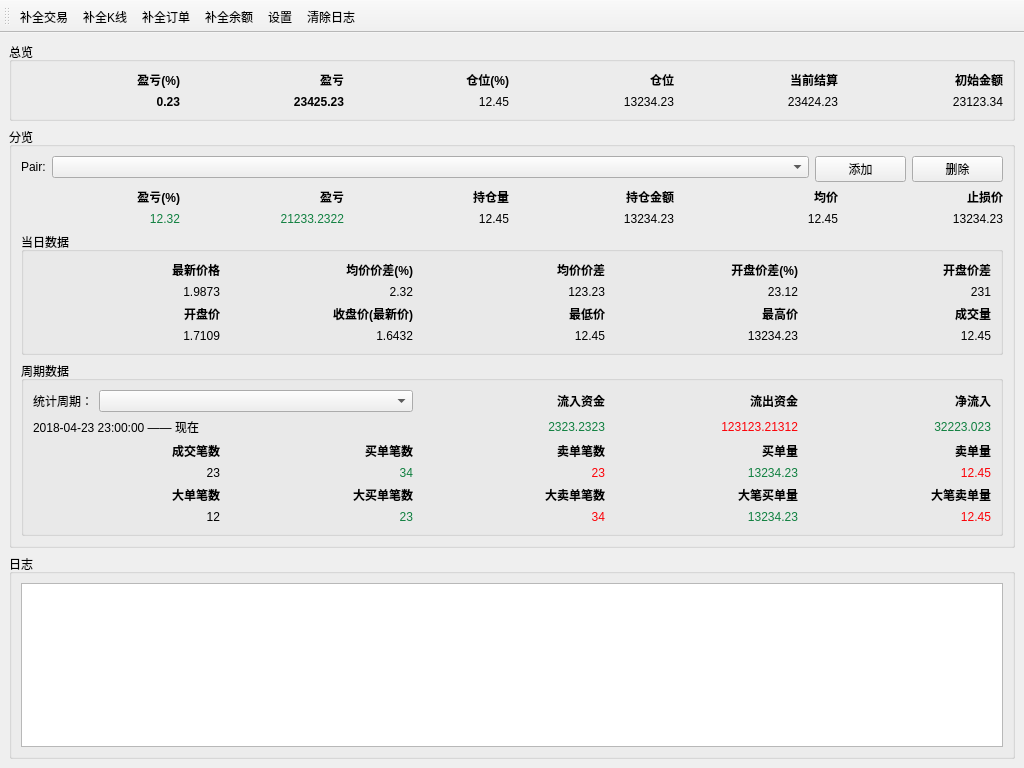
<?xml version="1.0" encoding="UTF-8"?>
<ui version="4.0">
 <class>MainWindow</class>
 <widget class="QMainWindow" name="MainWindow">
  <property name="geometry">
   <rect>
    <x>0</x>
    <y>0</y>
    <width>1024</width>
    <height>768</height>
   </rect>
  </property>
  <property name="windowTitle">
   <string>OKEx Dashboard</string>
  </property>
  <widget class="QWidget" name="centralwidget">
   <layout class="QVBoxLayout" name="verticalLayout_3">
    <item>
     <widget class="QGroupBox" name="groupBox">
      <property name="title">
       <string>总览</string>
      </property>
      <layout class="QHBoxLayout" name="horizontalLayout_5">
       <item>
        <layout class="QGridLayout" name="gridLayout">
         <item row="0" column="0">
          <widget class="QLabel" name="label_6">
           <property name="font">
            <font>
             <weight>75</weight>
             <bold>true</bold>
            </font>
           </property>
           <property name="text">
            <string>盈亏(%)</string>
           </property>
           <property name="alignment">
            <set>Qt::AlignRight|Qt::AlignTrailing|Qt::AlignVCenter</set>
           </property>
          </widget>
         </item>
         <item row="0" column="1">
          <widget class="QLabel" name="label_5">
           <property name="font">
            <font>
             <weight>75</weight>
             <bold>true</bold>
            </font>
           </property>
           <property name="text">
            <string>盈亏</string>
           </property>
           <property name="alignment">
            <set>Qt::AlignRight|Qt::AlignTrailing|Qt::AlignVCenter</set>
           </property>
          </widget>
         </item>
         <item row="0" column="2">
          <widget class="QLabel" name="label_2">
           <property name="font">
            <font>
             <weight>75</weight>
             <bold>true</bold>
            </font>
           </property>
           <property name="text">
            <string>仓位(%)</string>
           </property>
           <property name="alignment">
            <set>Qt::AlignRight|Qt::AlignTrailing|Qt::AlignVCenter</set>
           </property>
          </widget>
         </item>
         <item row="0" column="3">
          <widget class="QLabel" name="label">
           <property name="font">
            <font>
             <weight>75</weight>
             <bold>true</bold>
            </font>
           </property>
           <property name="text">
            <string>仓位</string>
           </property>
           <property name="alignment">
            <set>Qt::AlignRight|Qt::AlignTrailing|Qt::AlignVCenter</set>
           </property>
          </widget>
         </item>
         <item row="0" column="4">
          <widget class="QLabel" name="label_4">
           <property name="font">
            <font>
             <weight>75</weight>
             <bold>true</bold>
            </font>
           </property>
           <property name="text">
            <string>当前结算</string>
           </property>
           <property name="alignment">
            <set>Qt::AlignRight|Qt::AlignTrailing|Qt::AlignVCenter</set>
           </property>
          </widget>
         </item>
         <item row="0" column="5">
          <widget class="QLabel" name="label_3">
           <property name="font">
            <font>
             <weight>75</weight>
             <bold>true</bold>
            </font>
           </property>
           <property name="text">
            <string>初始金额</string>
           </property>
           <property name="alignment">
            <set>Qt::AlignRight|Qt::AlignTrailing|Qt::AlignVCenter</set>
           </property>
          </widget>
         </item>
         <item row="1" column="0">
          <widget class="QLabel" name="total_profit_percent_label">
           <property name="font">
            <font>
             <weight>75</weight>
             <bold>true</bold>
            </font>
           </property>
           <property name="text">
            <string>0.23</string>
           </property>
           <property name="alignment">
            <set>Qt::AlignRight|Qt::AlignTrailing|Qt::AlignVCenter</set>
           </property>
          </widget>
         </item>
         <item row="1" column="1">
          <widget class="QLabel" name="total_profit_usdt_label">
           <property name="font">
            <font>
             <weight>75</weight>
             <bold>true</bold>
            </font>
           </property>
           <property name="text">
            <string>23425.23</string>
           </property>
           <property name="alignment">
            <set>Qt::AlignRight|Qt::AlignTrailing|Qt::AlignVCenter</set>
           </property>
          </widget>
         </item>
         <item row="1" column="2">
          <widget class="QLabel" name="total_position_percent_label">
           <property name="text">
            <string>12.45</string>
           </property>
           <property name="alignment">
            <set>Qt::AlignRight|Qt::AlignTrailing|Qt::AlignVCenter</set>
           </property>
          </widget>
         </item>
         <item row="1" column="3">
          <widget class="QLabel" name="total_postion_usdt_label">
           <property name="text">
            <string>13234.23</string>
           </property>
           <property name="alignment">
            <set>Qt::AlignRight|Qt::AlignTrailing|Qt::AlignVCenter</set>
           </property>
          </widget>
         </item>
         <item row="1" column="4">
          <widget class="QLabel" name="total_settle_label">
           <property name="text">
            <string>23424.23</string>
           </property>
           <property name="alignment">
            <set>Qt::AlignRight|Qt::AlignTrailing|Qt::AlignVCenter</set>
           </property>
          </widget>
         </item>
         <item row="1" column="5">
          <widget class="QLabel" name="init_balance_label">
           <property name="text">
            <string>23123.34</string>
           </property>
           <property name="alignment">
            <set>Qt::AlignRight|Qt::AlignTrailing|Qt::AlignVCenter</set>
           </property>
          </widget>
         </item>
        </layout>
       </item>
      </layout>
     </widget>
    </item>
    <item>
     <widget class="QGroupBox" name="groupBox_2">
      <property name="title">
       <string>分览</string>
      </property>
      <layout class="QVBoxLayout" name="verticalLayout">
       <item>
        <layout class="QHBoxLayout" name="horizontalLayout">
         <item>
          <layout class="QFormLayout" name="formLayout">
           <property name="sizeConstraint">
            <enum>QLayout::SetMinimumSize</enum>
           </property>
           <item row="0" column="0">
            <widget class="QLabel" name="pairLabel_2">
             <property name="text">
              <string>Pair:</string>
             </property>
            </widget>
           </item>
           <item row="0" column="1">
            <widget class="QComboBox" name="pair_combobox"/>
           </item>
          </layout>
         </item>
         <item>
          <widget class="QPushButton" name="add_pair_button">
           <property name="minimumSize">
            <size>
             <width>91</width>
             <height>0</height>
            </size>
           </property>
           <property name="maximumSize">
            <size>
             <width>91</width>
             <height>16777215</height>
            </size>
           </property>
           <property name="text">
            <string>添加</string>
           </property>
          </widget>
         </item>
         <item>
          <widget class="QPushButton" name="remove_pair_button">
           <property name="maximumSize">
            <size>
             <width>91</width>
             <height>16777215</height>
            </size>
           </property>
           <property name="text">
            <string>删除</string>
           </property>
          </widget>
         </item>
        </layout>
       </item>
       <item>
        <layout class="QGridLayout" name="gridLayout_2">
         <item row="0" column="0">
          <widget class="QLabel" name="label_22">
           <property name="font">
            <font>
             <weight>75</weight>
             <bold>true</bold>
            </font>
           </property>
           <property name="text">
            <string>盈亏(%)</string>
           </property>
           <property name="alignment">
            <set>Qt::AlignRight|Qt::AlignTrailing|Qt::AlignVCenter</set>
           </property>
          </widget>
         </item>
         <item row="0" column="1">
          <widget class="QLabel" name="label_23">
           <property name="font">
            <font>
             <weight>75</weight>
             <bold>true</bold>
            </font>
           </property>
           <property name="text">
            <string>盈亏</string>
           </property>
           <property name="alignment">
            <set>Qt::AlignRight|Qt::AlignTrailing|Qt::AlignVCenter</set>
           </property>
          </widget>
         </item>
         <item row="0" column="2">
          <widget class="QLabel" name="label_14">
           <property name="font">
            <font>
             <weight>75</weight>
             <bold>true</bold>
            </font>
           </property>
           <property name="text">
            <string>持仓量</string>
           </property>
           <property name="alignment">
            <set>Qt::AlignRight|Qt::AlignTrailing|Qt::AlignVCenter</set>
           </property>
          </widget>
         </item>
         <item row="0" column="3">
          <widget class="QLabel" name="label_15">
           <property name="font">
            <font>
             <weight>75</weight>
             <bold>true</bold>
            </font>
           </property>
           <property name="text">
            <string>持仓金额</string>
           </property>
           <property name="alignment">
            <set>Qt::AlignRight|Qt::AlignTrailing|Qt::AlignVCenter</set>
           </property>
          </widget>
         </item>
         <item row="0" column="4">
          <widget class="QLabel" name="label_18">
           <property name="font">
            <font>
             <weight>75</weight>
             <bold>true</bold>
            </font>
           </property>
           <property name="text">
            <string>均价</string>
           </property>
           <property name="alignment">
            <set>Qt::AlignRight|Qt::AlignTrailing|Qt::AlignVCenter</set>
           </property>
          </widget>
         </item>
         <item row="0" column="5">
          <widget class="QLabel" name="label_19">
           <property name="font">
            <font>
             <weight>75</weight>
             <bold>true</bold>
            </font>
           </property>
           <property name="text">
            <string>止损价</string>
           </property>
           <property name="alignment">
            <set>Qt::AlignRight|Qt::AlignTrailing|Qt::AlignVCenter</set>
           </property>
          </widget>
         </item>
         <item row="1" column="0">
          <widget class="QLabel" name="coin_profit_percent_label">
           <property name="styleSheet">
            <string notr="true">color: rgb(16, 128, 64);</string>
           </property>
           <property name="text">
            <string>12.32</string>
           </property>
           <property name="alignment">
            <set>Qt::AlignRight|Qt::AlignTrailing|Qt::AlignVCenter</set>
           </property>
          </widget>
         </item>
         <item row="1" column="1">
          <widget class="QLabel" name="coin_profit_usdt_label">
           <property name="styleSheet">
            <string notr="true">color: rgb(16, 128, 64);</string>
           </property>
           <property name="text">
            <string>21233.2322</string>
           </property>
           <property name="alignment">
            <set>Qt::AlignRight|Qt::AlignTrailing|Qt::AlignVCenter</set>
           </property>
          </widget>
         </item>
         <item row="1" column="2">
          <widget class="QLabel" name="coin_position_amount_label">
           <property name="text">
            <string>12.45</string>
           </property>
           <property name="alignment">
            <set>Qt::AlignRight|Qt::AlignTrailing|Qt::AlignVCenter</set>
           </property>
          </widget>
         </item>
         <item row="1" column="3">
          <widget class="QLabel" name="coin_position_usdt_label">
           <property name="text">
            <string>13234.23</string>
           </property>
           <property name="alignment">
            <set>Qt::AlignRight|Qt::AlignTrailing|Qt::AlignVCenter</set>
           </property>
          </widget>
         </item>
         <item row="1" column="4">
          <widget class="QLabel" name="coin_average_label">
           <property name="text">
            <string>12.45</string>
           </property>
           <property name="alignment">
            <set>Qt::AlignRight|Qt::AlignTrailing|Qt::AlignVCenter</set>
           </property>
          </widget>
         </item>
         <item row="1" column="5">
          <widget class="QLabel" name="coin_stop_loss_label">
           <property name="text">
            <string>13234.23</string>
           </property>
           <property name="alignment">
            <set>Qt::AlignRight|Qt::AlignTrailing|Qt::AlignVCenter</set>
           </property>
          </widget>
         </item>
        </layout>
       </item>
       <item>
        <widget class="QGroupBox" name="groupBox_6">
         <property name="title">
          <string>当日数据</string>
         </property>
         <layout class="QHBoxLayout" name="horizontalLayout_4">
          <item>
           <layout class="QGridLayout" name="gridLayout_4">
            <item row="3" column="4">
             <widget class="QLabel" name="coin_vol_label">
              <property name="text">
               <string>12.45</string>
              </property>
              <property name="alignment">
               <set>Qt::AlignRight|Qt::AlignTrailing|Qt::AlignVCenter</set>
              </property>
             </widget>
            </item>
            <item row="3" column="3">
             <widget class="QLabel" name="coin_highest_label">
              <property name="text">
               <string>13234.23</string>
              </property>
              <property name="alignment">
               <set>Qt::AlignRight|Qt::AlignTrailing|Qt::AlignVCenter</set>
              </property>
             </widget>
            </item>
            <item row="2" column="1">
             <widget class="QLabel" name="label_82">
              <property name="font">
               <font>
                <weight>75</weight>
                <bold>true</bold>
               </font>
              </property>
              <property name="text">
               <string>收盘价(最新价)</string>
              </property>
              <property name="alignment">
               <set>Qt::AlignRight|Qt::AlignTrailing|Qt::AlignVCenter</set>
              </property>
             </widget>
            </item>
            <item row="2" column="4">
             <widget class="QLabel" name="label_85">
              <property name="font">
               <font>
                <weight>75</weight>
                <bold>true</bold>
               </font>
              </property>
              <property name="text">
               <string>成交量</string>
              </property>
              <property name="alignment">
               <set>Qt::AlignRight|Qt::AlignTrailing|Qt::AlignVCenter</set>
              </property>
             </widget>
            </item>
            <item row="3" column="0">
             <widget class="QLabel" name="coin_open_label">
              <property name="text">
               <string>1.7109</string>
              </property>
              <property name="alignment">
               <set>Qt::AlignRight|Qt::AlignTrailing|Qt::AlignVCenter</set>
              </property>
             </widget>
            </item>
            <item row="3" column="1">
             <widget class="QLabel" name="coin_close_label">
              <property name="text">
               <string>1.6432</string>
              </property>
              <property name="alignment">
               <set>Qt::AlignRight|Qt::AlignTrailing|Qt::AlignVCenter</set>
              </property>
             </widget>
            </item>
            <item row="2" column="3">
             <widget class="QLabel" name="label_84">
              <property name="font">
               <font>
                <weight>75</weight>
                <bold>true</bold>
               </font>
              </property>
              <property name="text">
               <string>最高价</string>
              </property>
              <property name="alignment">
               <set>Qt::AlignRight|Qt::AlignTrailing|Qt::AlignVCenter</set>
              </property>
             </widget>
            </item>
            <item row="2" column="2">
             <widget class="QLabel" name="label_83">
              <property name="font">
               <font>
                <weight>75</weight>
                <bold>true</bold>
               </font>
              </property>
              <property name="text">
               <string>最低价</string>
              </property>
              <property name="alignment">
               <set>Qt::AlignRight|Qt::AlignTrailing|Qt::AlignVCenter</set>
              </property>
             </widget>
            </item>
            <item row="1" column="2">
             <widget class="QLabel" name="coin_avg_diff_usdt_label">
              <property name="text">
               <string>123.23</string>
              </property>
              <property name="alignment">
               <set>Qt::AlignRight|Qt::AlignTrailing|Qt::AlignVCenter</set>
              </property>
             </widget>
            </item>
            <item row="1" column="3">
             <widget class="QLabel" name="coin_open_diff_percent_label">
              <property name="text">
               <string>23.12</string>
              </property>
              <property name="alignment">
               <set>Qt::AlignRight|Qt::AlignTrailing|Qt::AlignVCenter</set>
              </property>
             </widget>
            </item>
            <item row="0" column="3">
             <widget class="QLabel" name="label_74">
              <property name="font">
               <font>
                <weight>75</weight>
                <bold>true</bold>
               </font>
              </property>
              <property name="text">
               <string>开盘价差(%)</string>
              </property>
              <property name="alignment">
               <set>Qt::AlignRight|Qt::AlignTrailing|Qt::AlignVCenter</set>
              </property>
             </widget>
            </item>
            <item row="1" column="4">
             <widget class="QLabel" name="coin_open_diff_usdt_label">
              <property name="text">
               <string>231</string>
              </property>
              <property name="alignment">
               <set>Qt::AlignRight|Qt::AlignTrailing|Qt::AlignVCenter</set>
              </property>
             </widget>
            </item>
            <item row="0" column="2">
             <widget class="QLabel" name="label_73">
              <property name="font">
               <font>
                <weight>75</weight>
                <bold>true</bold>
               </font>
              </property>
              <property name="text">
               <string>均价价差</string>
              </property>
              <property name="alignment">
               <set>Qt::AlignRight|Qt::AlignTrailing|Qt::AlignVCenter</set>
              </property>
             </widget>
            </item>
            <item row="0" column="0">
             <widget class="QLabel" name="label_71">
              <property name="font">
               <font>
                <weight>75</weight>
                <bold>true</bold>
               </font>
              </property>
              <property name="text">
               <string>最新价格</string>
              </property>
              <property name="alignment">
               <set>Qt::AlignRight|Qt::AlignTrailing|Qt::AlignVCenter</set>
              </property>
             </widget>
            </item>
            <item row="2" column="0">
             <widget class="QLabel" name="label_81">
              <property name="font">
               <font>
                <weight>75</weight>
                <bold>true</bold>
               </font>
              </property>
              <property name="text">
               <string>开盘价</string>
              </property>
              <property name="alignment">
               <set>Qt::AlignRight|Qt::AlignTrailing|Qt::AlignVCenter</set>
              </property>
             </widget>
            </item>
            <item row="0" column="4">
             <widget class="QLabel" name="label_75">
              <property name="font">
               <font>
                <weight>75</weight>
                <bold>true</bold>
               </font>
              </property>
              <property name="text">
               <string>开盘价差</string>
              </property>
              <property name="alignment">
               <set>Qt::AlignRight|Qt::AlignTrailing|Qt::AlignVCenter</set>
              </property>
             </widget>
            </item>
            <item row="1" column="0">
             <widget class="QLabel" name="coin_ticker_price_label">
              <property name="text">
               <string>1.9873</string>
              </property>
              <property name="alignment">
               <set>Qt::AlignRight|Qt::AlignTrailing|Qt::AlignVCenter</set>
              </property>
             </widget>
            </item>
            <item row="1" column="1">
             <widget class="QLabel" name="coin_avg_diff_percent_label">
              <property name="text">
               <string>2.32</string>
              </property>
              <property name="alignment">
               <set>Qt::AlignRight|Qt::AlignTrailing|Qt::AlignVCenter</set>
              </property>
             </widget>
            </item>
            <item row="0" column="1">
             <widget class="QLabel" name="label_72">
              <property name="font">
               <font>
                <weight>75</weight>
                <bold>true</bold>
               </font>
              </property>
              <property name="text">
               <string>均价价差(%)</string>
              </property>
              <property name="alignment">
               <set>Qt::AlignRight|Qt::AlignTrailing|Qt::AlignVCenter</set>
              </property>
             </widget>
            </item>
            <item row="3" column="2">
             <widget class="QLabel" name="coin_lowest_label">
              <property name="text">
               <string>12.45</string>
              </property>
              <property name="alignment">
               <set>Qt::AlignRight|Qt::AlignTrailing|Qt::AlignVCenter</set>
              </property>
             </widget>
            </item>
           </layout>
          </item>
         </layout>
        </widget>
       </item>
       <item>
        <widget class="QGroupBox" name="groupBox_5">
         <property name="title">
          <string>周期数据</string>
         </property>
         <layout class="QHBoxLayout" name="horizontalLayout_3">
          <item>
           <layout class="QGridLayout" name="gridLayout_3">
            <item row="5" column="3">
             <widget class="QLabel" name="coin_buy_vol_big_label">
              <property name="styleSheet">
               <string notr="true">color: rgb(16, 128, 64);</string>
              </property>
              <property name="text">
               <string>13234.23</string>
              </property>
              <property name="alignment">
               <set>Qt::AlignRight|Qt::AlignTrailing|Qt::AlignVCenter</set>
              </property>
             </widget>
            </item>
            <item row="5" column="4">
             <widget class="QLabel" name="coin_sell_vol_big_label">
              <property name="styleSheet">
               <string notr="true">color: rgb(252, 1, 7);</string>
              </property>
              <property name="text">
               <string>12.45</string>
              </property>
              <property name="alignment">
               <set>Qt::AlignRight|Qt::AlignTrailing|Qt::AlignVCenter</set>
              </property>
             </widget>
            </item>
            <item row="0" column="0" colspan="2">
             <layout class="QFormLayout" name="formLayout_2">
              <property name="sizeConstraint">
               <enum>QLayout::SetMinimumSize</enum>
              </property>
              <property name="formAlignment">
               <set>Qt::AlignCenter</set>
              </property>
              <item row="0" column="0">
               <widget class="QLabel" name="pairLabel_3">
                <property name="text">
                 <string>统计周期：</string>
                </property>
               </widget>
              </item>
              <item row="0" column="1">
               <widget class="QComboBox" name="coin_statistics_type_combobox"/>
              </item>
             </layout>
            </item>
            <item row="0" column="2">
             <widget class="QLabel" name="label_57">
              <property name="font">
               <font>
                <weight>75</weight>
                <bold>true</bold>
               </font>
              </property>
              <property name="text">
               <string>流入资金</string>
              </property>
              <property name="alignment">
               <set>Qt::AlignRight|Qt::AlignTrailing|Qt::AlignVCenter</set>
              </property>
             </widget>
            </item>
            <item row="0" column="3">
             <widget class="QLabel" name="label_59">
              <property name="font">
               <font>
                <weight>75</weight>
                <bold>true</bold>
               </font>
              </property>
              <property name="text">
               <string>流出资金</string>
              </property>
              <property name="alignment">
               <set>Qt::AlignRight|Qt::AlignTrailing|Qt::AlignVCenter</set>
              </property>
             </widget>
            </item>
            <item row="0" column="4">
             <widget class="QLabel" name="label_61">
              <property name="font">
               <font>
                <weight>75</weight>
                <bold>true</bold>
               </font>
              </property>
              <property name="text">
               <string>净流入</string>
              </property>
              <property name="alignment">
               <set>Qt::AlignRight|Qt::AlignTrailing|Qt::AlignVCenter</set>
              </property>
             </widget>
            </item>
            <item row="1" column="2">
             <widget class="QLabel" name="coin_statistics_inflow_label">
              <property name="styleSheet">
               <string notr="true">color: rgb(16, 128, 64);</string>
              </property>
              <property name="text">
               <string>2323.2323</string>
              </property>
              <property name="alignment">
               <set>Qt::AlignRight|Qt::AlignTrailing|Qt::AlignVCenter</set>
              </property>
             </widget>
            </item>
            <item row="1" column="3">
             <widget class="QLabel" name="coin_statistics_outflow_label">
              <property name="styleSheet">
               <string notr="true">color: rgb(252, 1, 7);</string>
              </property>
              <property name="text">
               <string>123123.21312</string>
              </property>
              <property name="alignment">
               <set>Qt::AlignRight|Qt::AlignTrailing|Qt::AlignVCenter</set>
              </property>
             </widget>
            </item>
            <item row="1" column="4">
             <widget class="QLabel" name="coin_statistics_net_inflow_label">
              <property name="styleSheet">
               <string notr="true">color: rgb(16, 128, 64);</string>
              </property>
              <property name="text">
               <string>32223.023</string>
              </property>
              <property name="alignment">
               <set>Qt::AlignRight|Qt::AlignTrailing|Qt::AlignVCenter</set>
              </property>
             </widget>
            </item>
            <item row="2" column="0">
             <widget class="QLabel" name="label_42">
              <property name="font">
               <font>
                <weight>75</weight>
                <bold>true</bold>
               </font>
              </property>
              <property name="text">
               <string>成交笔数</string>
              </property>
              <property name="alignment">
               <set>Qt::AlignRight|Qt::AlignTrailing|Qt::AlignVCenter</set>
              </property>
             </widget>
            </item>
            <item row="2" column="1">
             <widget class="QLabel" name="label_43">
              <property name="font">
               <font>
                <weight>75</weight>
                <bold>true</bold>
               </font>
              </property>
              <property name="text">
               <string>买单笔数</string>
              </property>
              <property name="alignment">
               <set>Qt::AlignRight|Qt::AlignTrailing|Qt::AlignVCenter</set>
              </property>
             </widget>
            </item>
            <item row="2" column="2">
             <widget class="QLabel" name="label_38">
              <property name="font">
               <font>
                <weight>75</weight>
                <bold>true</bold>
               </font>
              </property>
              <property name="text">
               <string>卖单笔数</string>
              </property>
              <property name="alignment">
               <set>Qt::AlignRight|Qt::AlignTrailing|Qt::AlignVCenter</set>
              </property>
             </widget>
            </item>
            <item row="2" column="3">
             <widget class="QLabel" name="label_37">
              <property name="font">
               <font>
                <weight>75</weight>
                <bold>true</bold>
               </font>
              </property>
              <property name="text">
               <string>买单量</string>
              </property>
              <property name="alignment">
               <set>Qt::AlignRight|Qt::AlignTrailing|Qt::AlignVCenter</set>
              </property>
             </widget>
            </item>
            <item row="2" column="4">
             <widget class="QLabel" name="label_41">
              <property name="font">
               <font>
                <weight>75</weight>
                <bold>true</bold>
               </font>
              </property>
              <property name="text">
               <string>卖单量</string>
              </property>
              <property name="alignment">
               <set>Qt::AlignRight|Qt::AlignTrailing|Qt::AlignVCenter</set>
              </property>
             </widget>
            </item>
            <item row="3" column="0">
             <widget class="QLabel" name="coin_trade_count_label">
              <property name="text">
               <string>23</string>
              </property>
              <property name="alignment">
               <set>Qt::AlignRight|Qt::AlignTrailing|Qt::AlignVCenter</set>
              </property>
             </widget>
            </item>
            <item row="3" column="1">
             <widget class="QLabel" name="coin_buy_count_label">
              <property name="styleSheet">
               <string notr="true">color: rgb(16, 128, 64);</string>
              </property>
              <property name="text">
               <string>34</string>
              </property>
              <property name="alignment">
               <set>Qt::AlignRight|Qt::AlignTrailing|Qt::AlignVCenter</set>
              </property>
             </widget>
            </item>
            <item row="3" column="2">
             <widget class="QLabel" name="coin_sell_count_label">
              <property name="styleSheet">
               <string notr="true">color: rgb(252, 1, 7);</string>
              </property>
              <property name="text">
               <string>23</string>
              </property>
              <property name="alignment">
               <set>Qt::AlignRight|Qt::AlignTrailing|Qt::AlignVCenter</set>
              </property>
             </widget>
            </item>
            <item row="3" column="3">
             <widget class="QLabel" name="coin_buy_vol_label">
              <property name="styleSheet">
               <string notr="true">color: rgb(16, 128, 64);</string>
              </property>
              <property name="text">
               <string>13234.23</string>
              </property>
              <property name="alignment">
               <set>Qt::AlignRight|Qt::AlignTrailing|Qt::AlignVCenter</set>
              </property>
             </widget>
            </item>
            <item row="3" column="4">
             <widget class="QLabel" name="coin_sell_vol_label">
              <property name="styleSheet">
               <string notr="true">color: rgb(252, 1, 7);</string>
              </property>
              <property name="text">
               <string>12.45</string>
              </property>
              <property name="alignment">
               <set>Qt::AlignRight|Qt::AlignTrailing|Qt::AlignVCenter</set>
              </property>
             </widget>
            </item>
            <item row="4" column="0">
             <widget class="QLabel" name="label_52">
              <property name="font">
               <font>
                <weight>75</weight>
                <bold>true</bold>
               </font>
              </property>
              <property name="text">
               <string>大单笔数</string>
              </property>
              <property name="alignment">
               <set>Qt::AlignRight|Qt::AlignTrailing|Qt::AlignVCenter</set>
              </property>
             </widget>
            </item>
            <item row="4" column="1">
             <widget class="QLabel" name="label_53">
              <property name="font">
               <font>
                <weight>75</weight>
                <bold>true</bold>
               </font>
              </property>
              <property name="text">
               <string>大买单笔数</string>
              </property>
              <property name="alignment">
               <set>Qt::AlignRight|Qt::AlignTrailing|Qt::AlignVCenter</set>
              </property>
             </widget>
            </item>
            <item row="4" column="2">
             <widget class="QLabel" name="label_48">
              <property name="font">
               <font>
                <weight>75</weight>
                <bold>true</bold>
               </font>
              </property>
              <property name="text">
               <string>大卖单笔数</string>
              </property>
              <property name="alignment">
               <set>Qt::AlignRight|Qt::AlignTrailing|Qt::AlignVCenter</set>
              </property>
             </widget>
            </item>
            <item row="4" column="3">
             <widget class="QLabel" name="label_47">
              <property name="font">
               <font>
                <weight>75</weight>
                <bold>true</bold>
               </font>
              </property>
              <property name="text">
               <string>大笔买单量</string>
              </property>
              <property name="alignment">
               <set>Qt::AlignRight|Qt::AlignTrailing|Qt::AlignVCenter</set>
              </property>
             </widget>
            </item>
            <item row="4" column="4">
             <widget class="QLabel" name="label_51">
              <property name="font">
               <font>
                <weight>75</weight>
                <bold>true</bold>
               </font>
              </property>
              <property name="text">
               <string>大笔卖单量</string>
              </property>
              <property name="alignment">
               <set>Qt::AlignRight|Qt::AlignTrailing|Qt::AlignVCenter</set>
              </property>
             </widget>
            </item>
            <item row="5" column="0">
             <widget class="QLabel" name="coin_trade_count_big_label">
              <property name="text">
               <string>12</string>
              </property>
              <property name="alignment">
               <set>Qt::AlignRight|Qt::AlignTrailing|Qt::AlignVCenter</set>
              </property>
             </widget>
            </item>
            <item row="5" column="1">
             <widget class="QLabel" name="coin_buy_count_big_label">
              <property name="styleSheet">
               <string notr="true">color: rgb(16, 128, 64);</string>
              </property>
              <property name="text">
               <string>23</string>
              </property>
              <property name="alignment">
               <set>Qt::AlignRight|Qt::AlignTrailing|Qt::AlignVCenter</set>
              </property>
             </widget>
            </item>
            <item row="5" column="2">
             <widget class="QLabel" name="coin_sell_count_big_label">
              <property name="styleSheet">
               <string notr="true">color: rgb(252, 1, 7);</string>
              </property>
              <property name="text">
               <string>34</string>
              </property>
              <property name="alignment">
               <set>Qt::AlignRight|Qt::AlignTrailing|Qt::AlignVCenter</set>
              </property>
             </widget>
            </item>
            <item row="1" column="0" colspan="2">
             <widget class="QLabel" name="coin_statistics_time_label">
              <property name="text">
               <string>2018-04-23 23:00:00 —— 现在</string>
              </property>
             </widget>
            </item>
           </layout>
          </item>
         </layout>
        </widget>
       </item>
      </layout>
     </widget>
    </item>
    <item>
     <widget class="QGroupBox" name="groupBox_3">
      <property name="title">
       <string>日志</string>
      </property>
      <layout class="QVBoxLayout" name="verticalLayout_2">
       <item>
        <widget class="QTextEdit" name="log_edit">
         <property name="html">
          <string>&lt;!DOCTYPE HTML PUBLIC &quot;-//W3C//DTD HTML 4.0//EN&quot; &quot;http://www.w3.org/TR/REC-html40/strict.dtd&quot;&gt;
&lt;html&gt;&lt;head&gt;&lt;meta name=&quot;qrichtext&quot; content=&quot;1&quot; /&gt;&lt;style type=&quot;text/css&quot;&gt;
p, li { white-space: pre-wrap; }
&lt;/style&gt;&lt;/head&gt;&lt;body style=&quot; font-family:'.SF NS Text'; font-size:13pt; font-weight:400; font-style:normal;&quot;&gt;
&lt;p style=&quot;-qt-paragraph-type:empty; margin-top:0px; margin-bottom:0px; margin-left:0px; margin-right:0px; -qt-block-indent:0; text-indent:0px;&quot;&gt;&lt;br /&gt;&lt;/p&gt;&lt;/body&gt;&lt;/html&gt;</string>
         </property>
        </widget>
       </item>
      </layout>
     </widget>
    </item>
   </layout>
  </widget>
  <widget class="QToolBar" name="toolBar">
   <property name="windowTitle">
    <string>toolBar</string>
   </property>
   <attribute name="toolBarArea">
    <enum>TopToolBarArea</enum>
   </attribute>
   <attribute name="toolBarBreak">
    <bool>false</bool>
   </attribute>
   <addaction name="update_deals_action"/>
   <addaction name="update_kline_action"/>
   <addaction name="update_order_action"/>
   <addaction name="update_balance_action"/>
   <addaction name="setup_action"/>
   <addaction name="clear_log_action"/>
  </widget>
  <action name="update_deals_action">
   <property name="text">
    <string>补全交易</string>
   </property>
  </action>
  <action name="update_kline_action">
   <property name="text">
    <string>补全K线</string>
   </property>
  </action>
  <action name="update_order_action">
   <property name="text">
    <string>补全订单</string>
   </property>
  </action>
  <action name="update_balance_action">
   <property name="text">
    <string>补全余额</string>
   </property>
  </action>
  <action name="setup_action">
   <property name="text">
    <string>设置</string>
   </property>
  </action>
  <action name="clear_log_action">
   <property name="text">
    <string>清除日志</string>
   </property>
  </action>
 </widget>
 <tabstops>
  <tabstop>pair_combobox</tabstop>
  <tabstop>add_pair_button</tabstop>
  <tabstop>remove_pair_button</tabstop>
  <tabstop>coin_statistics_type_combobox</tabstop>
  <tabstop>log_edit</tabstop>
 </tabstops>
 <resources/>
 <connections/>
</ui>
